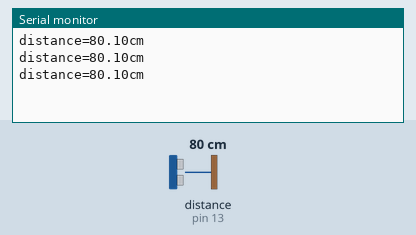
Recording of a sketch running on a simulated Arduino Uno, built with avr-gcc and run on an emulated ATmega328P. On the bench: the last lines printed to the serial monitor. Wiring (inferred from the names in the program): ultrasonic range finder: trigger pin 12; echo pin 13. The inputs (shaded band) are chosen by the test bench; at power-on: distance to the obstacle (sensor on pin 13) 80 cm. The echo pulse lasts 58.3 µs per cm.

Above: at 1.3 s.
1.4 s: distance to the obstacle (sensor on pin 13) set to 2 cm
At 2.0 s:
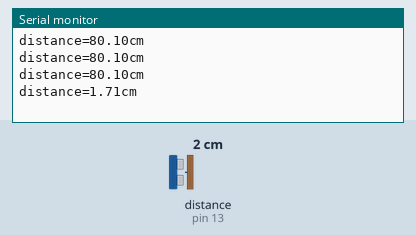
2.9 s: distance to the obstacle (sensor on pin 13) set to 4 cm
At 3.5 s:
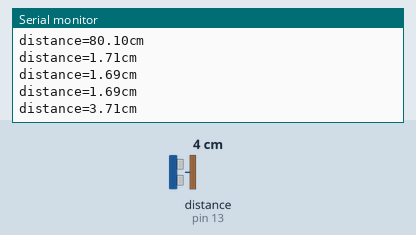
Timing chart, 0 to 5.9 s (numbered marks = the images above; inputs shaded):
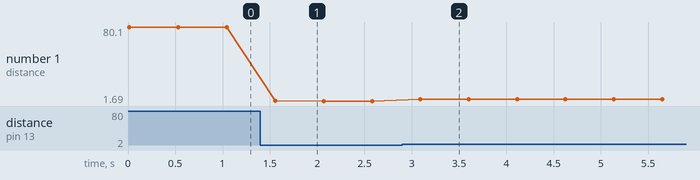

Measured:
- after the input at 1.4 s, the serial monitor: prints a new line after 0.16 s (image 1)
- after the input at 2.9 s, the serial monitor: prints a new line after 0.19 s (image 2)
- plotted number 1: 80.1 → 1.69 after the input at 1.4 s, 1.69 → 3.71 after the input at 2.9 s

The sketch:

Tutorial_3_Ultrasonic_Sensor.ino
```cpp
int pinTrip = 12;
int pinEcho = 13;
float distance = 0;

void setup() {
  pinMode(pinTrip, OUTPUT);
  pinMode(pinEcho, INPUT);
  Serial.begin(9600);
}

void loop() {
  digitalWrite(pinTrip,LOW);
  delayMicroseconds(2);
  digitalWrite(pinTrip,HIGH);
  delayMicroseconds(12);
  digitalWrite(pinTrip,LOW);
  distance=pulseIn(pinEcho,HIGH);
  delay(10);
  distance=distance/58;
  Serial.print("distance=");
  Serial.print(distance);
  Serial.println("cm");
  delay(500);
}
```
